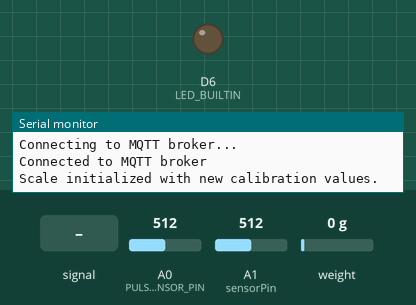
The sketch below on a simulated Arduino MKR. Shown: output pins drawn as LEDs (lit = HIGH), the last lines printed to the serial monitor. The inputs (shaded band) are chosen by the test bench; at power-on: A0 (PULSE_SENSOR_PIN) = 512, A1 (sensorPin) = 512, weight on the scale 0 g. WiFi joins after 1.5 s; servers stay silent unless stated; no MQTT or app messages arrive unless stated.

Above: at 2.7 s.
2.8 s: A0 (PULSE_SENSOR_PIN) fed a 200 Hz sine of ±255 counts around its level
At 12.9 s:
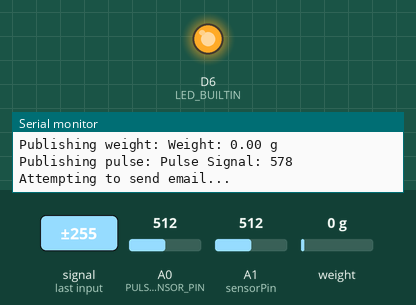
14.0 s: A0 (PULSE_SENSOR_PIN) set to 306
At 22.3 s:
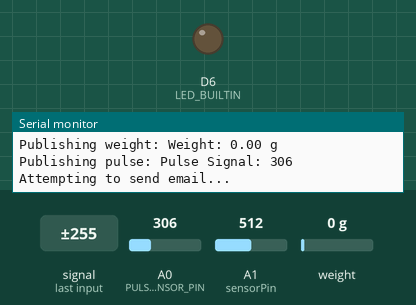
23.0 s: A0 (PULSE_SENSOR_PIN) set to 543
32.0 s: A0 (PULSE_SENSOR_PIN) set to 561
At 39.8 s:
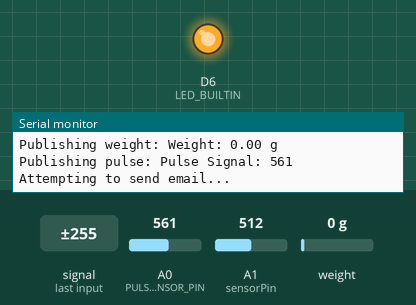
Timing chart, 0 to 41.3 s (numbered marks = the images above; inputs shaded):
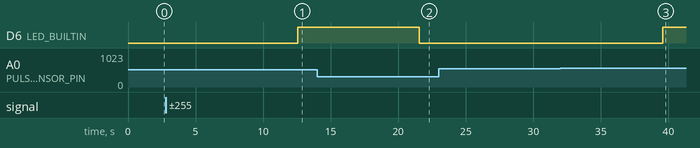

Measured:
- the behaviour switches between 550 and 551 on A0 (PULSE_SENSOR_PIN) (found by bisection; images 2 and 3)
- after the input at 2.8 s, D6 (LED_BUILTIN): LOW → HIGH after 9.8 s
- after the input at 14.0 s, D6 (LED_BUILTIN): HIGH → LOW after 7.6 s
- after the input at 32.0 s, D6 (LED_BUILTIN): LOW → HIGH after 7.6 s

The sketch:

Arduino.ino
```cpp
#include <Wire.h>
#include <HX711.h>
#include <WiFiNINA.h>
#include <ArduinoMqttClient.h>
#include <EMailSender.h>

// WiFi credentials
const char* ssid = "RHYTHM-victus";
const char* password = "mikul543";
const char* emailpass = "xoxb whgk owre aakl";  // Replace with your email password

// Email sender setup
EMailSender emailSend("rhythmembeddedsystem@gmail.com", emailpass);

// MQTT settings
const char* mqtt_broker = "broker.hivemq.com";
const int mqtt_port = 1883;
const char* topic_weight = "device/weight";
const char* topic_pulse = "device/pulse";
const char* topic_temperature = "device/temperature";

// HX711 setup for weight
#define LOADCELL_DOUT_PIN 4
#define LOADCELL_SCK_PIN 5
HX711 scale;

// Pulse sensor setup
const int PULSE_SENSOR_PIN = A0;
int Signal;
int Threshold = 550;

// LM35 temperature sensor setup
#define sensorPin A1

// WiFi and MQTT client objects
WiFiClient wifiClient;
MqttClient mqttClient(wifiClient);

void setup() {
  Serial.begin(115200);

  // Initialize WiFi and MQTT
  connectWiFi();
  connectMQTT();

  // Initialize HX711 for weight measurement
  scale.begin(LOADCELL_DOUT_PIN, LOADCELL_SCK_PIN);
  scale.set_offset(4294798238);
  scale.set_scale(593.024292);
  Serial.println("Scale initialized with new calibration values.");

  // Initialize pin for pulse sensor
  pinMode(LED_BUILTIN, OUTPUT);
}

void connectWiFi() {
  Serial.print("Connecting to WiFi...");
  WiFi.begin(ssid, password);
  while (WiFi.status() != WL_CONNECTED) {
    delay(500);
    Serial.print(".");
  }
  Serial.println("\nConnected to WiFi");
}

void connectMQTT() {
  Serial.print("Connecting to MQTT broker...");
  while (!mqttClient.connect(mqtt_broker, mqtt_port)) {
    delay(1000);
    Serial.print(".");
  }
  Serial.println("\nConnected to MQTT broker");
}

void sendEmail(String subject, String body) {
  EMailSender::EMailMessage message;
  message.subject = subject;
  message.message = body;

  // Check WiFi connection before sending
  if (WiFi.status() != WL_CONNECTED) {
    Serial.println("Reconnecting to WiFi...");
    connectWiFi();
  }

  Serial.println("Attempting to send email...");
  EMailSender::Response resp = emailSend.send("neonatehealthmonitoringsystem@gmail.com", message);

  // Print the response status to debug
  Serial.print("Email send status code: ");
  Serial.println(resp.code);
  Serial.print("Email send description: ");
  Serial.println(resp.desc);

  // Fix the comparison to match String data type
  if (String(resp.code) != "1") { // Now treating `resp.code` as a String
    Serial.println("Failed to send email. Check your credentials and WiFi connection.");
  } else {
    Serial.println("Email sent successfully!");
  }
}


void loop() {
  // Poll the MQTT client to maintain connection
  mqttClient.poll();

  // Get weight data
  float weight = scale.get_units(20); // Average 20 readings
  if (weight < 0) {
    weight = 0; // Ensure no negative weights are reported
  }

  // Publish weight data
  char message_weight[50];
  snprintf(message_weight, sizeof(message_weight), "Weight: %.2f g", weight);
  mqttClient.beginMessage(topic_weight);
  mqttClient.print(message_weight);
  mqttClient.endMessage();
  Serial.print("Publishing weight: ");
  Serial.println(message_weight);

  // Get pulse sensor data
  Signal = analogRead(PULSE_SENSOR_PIN);
  if (Signal > Threshold) {
    digitalWrite(LED_BUILTIN, HIGH); // LED indicates heartbeat
  } else {
    digitalWrite(LED_BUILTIN, LOW);
  }
  char message_pulse[50];
  snprintf(message_pulse, sizeof(message_pulse), "Pulse Signal: %d", Signal);
  mqttClient.beginMessage(topic_pulse);
  mqttClient.print(message_pulse);
  mqttClient.endMessage();
  Serial.print("Publishing pulse: ");
  Serial.println(message_pulse);

  // Check for abnormal heart rate values
  if (Signal > 60 || Signal < 100) {
    String subject = "Heart Rate Alert";
    String body = "Abnormal heart rate detected.\nPulse Signal: " + String(Signal);
    sendEmail(subject, body);
  }

  // Get temperature data
  int reading = analogRead(sensorPin);
  float voltage = reading * (5.0 / 1024.0);
  float temperatureC = voltage * 100;
  char message_temperature[50];
  snprintf(message_temperature, sizeof(message_temperature), "Temperature: %.2f C", temperatureC);
  mqttClient.beginMessage(topic_temperature);
  mqttClient.print(message_temperature);
  mqttClient.endMessage();
  Serial.print("Publishing temperature: ");
  Serial.println(message_temperature);

  // Check for abnormal temperature values
  if (temperatureC > 36.1 || temperatureC < 37.2) {
    String subject = "Temperature Alert";
    String body = "Abnormal temperature detected.\nTemperature: " + String(temperatureC, 2) + "°C";
    sendEmail(subject, body);
  }

  delay(5000); // Delay between transmissions
}
```
